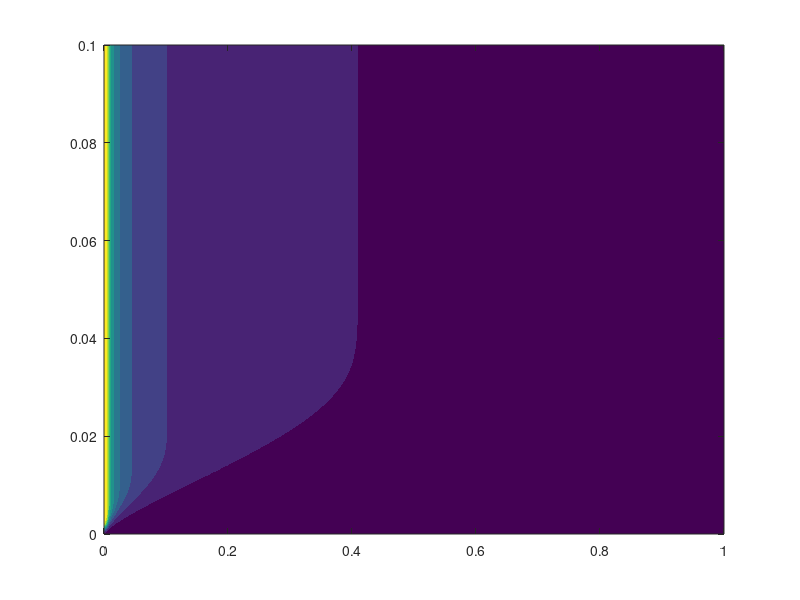

Write the MATLAB code that produced this figure. (Note: this script raises an error after producing the figure.)
%%
close all
clear
clc
%% Defining dx and dy
dx = 0.0001;
dy = 0.001;
x = 0:dx:1;
y = 0:dy:0.1;
no_x = size(x,2);
no_y = size(y,2);
%%
Re = 10000;
v_extras = (dy/(2*dx));
u_extra_1 = (dx/(Re*(dy^2)));
u_extra_2 = (dx/(2*dy));
%% Setting Boundary conditions
u = zeros(no_y,no_x);
v = zeros(no_y,no_x);

u(1,:) = 0;     %boundary condition; not needed
v(1,:) = 0;     %boundary condition; not needed
u(end,:) = 1;   %boundary condition
u(:,1) = 1;
u(1,1) = 0;
[X,Y] = meshgrid(x,y);
%%
for j = 1:(no_x - 1) % traverse theough rows
    for i = 2:(no_y - 1) % traverse through columns
        % Update for u(i,j+1)
        u(i, j + 1) = u(i, j) + u_extra_1 * (u(i + 1, j) - 2 * u(i, j) + u(i - 1, j)) / u(i, j) - v(i, j) * u_extra_2 * (u(i + 1, j) - u(i - 1, j)) / (u(i, j));
        % Update for v(i,j+1)
        v(i, j + 1) = v(i - 1, j + 1) - v_extras * (u(i, j + 1) - u(i, j) + u(i - 1, j + 1) - u(i - 1, j));
    end
    % Update v for i = no_y
    v(no_y, j + 1) = v(no_y - 1, j + 1) - 0.5 * dy / dx * (u(no_y, j + 1) - u(no_y, j) + u(no_y - 1, j + 1) - u(no_y - 1, j));
end
%%

contourf(x,y,v,'LineColor', 'none');
colormap('parula');
colorbar;
xlabel('x')
ylabel('y')
title('v velocity contour')